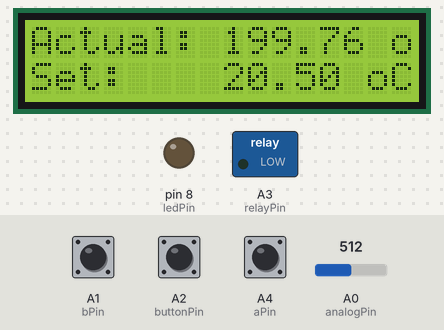
A sketch run on a simulated Arduino Uno, built with avr-gcc and run on an emulated ATmega328P. Shown: 16×2 character LCD, switched loads named in the sketch (green lamp = pin HIGH), output pins drawn as LEDs (lit = HIGH). The test bench sets the inputs (shaded band); at power-on: A2 (buttonPin) HIGH, A0 (analogPin) = 512, A4 (aPin) HIGH, A1 (bPin) HIGH. What the sketch prints to the serial monitor is not drawn.

Above: at 1.2 s.
1.3 s: A2 (buttonPin) pulled LOW for 3.2 s
At 5.5 s:
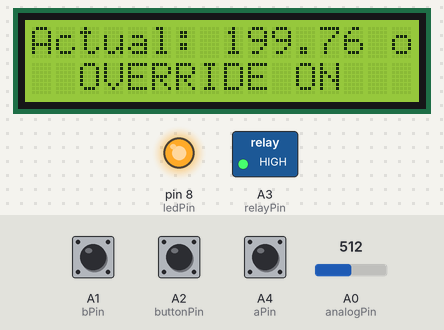
6.5 s: A0 (analogPin) set to 136
At 7.6 s:
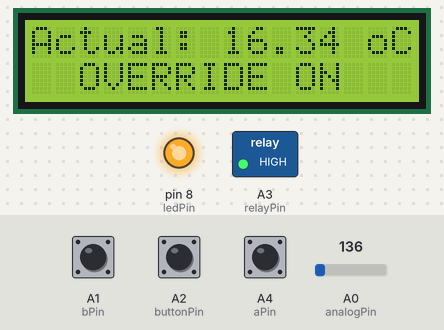
8.0 s: A0 (analogPin) set to 109
At 8.6 s:
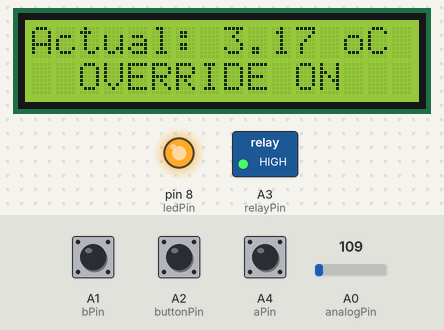
9.6 s: A2 (buttonPin) pulled LOW for 0.15 s
At 10.1 s:
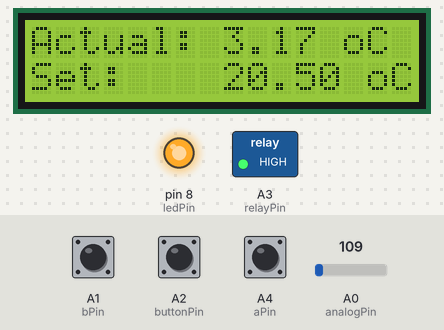
11.2 s: A4 (aPin) pulled LOW for 0.15 s
At 12.2 s:
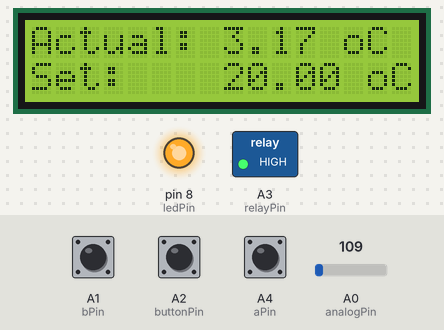
12.8 s: A4 (aPin) pulled LOW for 1 s
At 14.6 s:
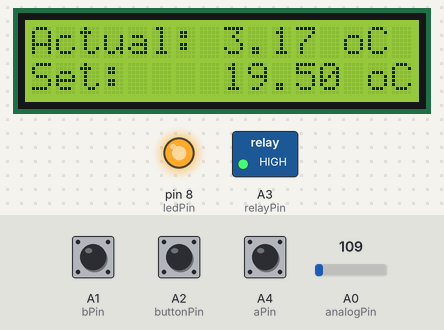
Timing chart, 0 to 16.1 s (numbered marks = the images above; inputs shaded):
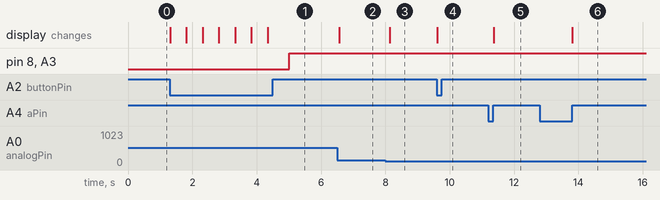

Measured:
- after the input at 1.3 s, pin 8 (ledPin), A3 (relayPin): LOW → HIGH after 3.7 s; the display: changes at once (image 1)
- after the input at 6.5 s, the display: changes after 0.07 s (image 2)
- after the input at 8.0 s, the display: changes after 0.13 s (image 3)
- after the input at 9.6 s, the display: changes at once (image 4)
- after the input at 11.2 s, the display: changes after 0.16 s (image 5)
- after the input at 12.8 s, the display: changes after 1.0 s (image 6)

The sketch:

LCD_temp_relay.ino
```cpp
// Project 22 - LCD Thermostat

#include <LiquidCrystal.h>

// LiquidCrystal(rs, rw, enable, d4, d5, d6, d7)
LiquidCrystal lcd(2, 3, 4, 9, 10, 11, 12);

int relayPin = A3;
int aPin = A4;
int bPin = A1;
int buttonPin = A2;
int analogPin = A0;
int ledPin = 8;

float setTemp = 20.0;
float measuredTemp;
char mode = 'C';        // can be changed to F
boolean override = false;
float hysteresis = 0.5;

float lastTEMP = setTemp;

void setup()
{
  lcd.begin(2, 16);
  pinMode(ledPin, OUTPUT);
  pinMode(relayPin, OUTPUT);
  pinMode(aPin, INPUT_PULLUP);
  pinMode(bPin, INPUT_PULLUP);
  pinMode(buttonPin, INPUT_PULLUP);
  lcd.clear();
  Serial.begin(9600);
}

void loop()
{
  static int count = 0;
  measuredTemp = readTemp();
  if (digitalRead(buttonPin) == LOW)
  {
    override = ! override;
    updateDisplay();
    delay(500); // debounce
  }
  int change = getEncoderTurn();
  Serial.println(change);
  setTemp = setTemp + change * 0.5;
  if ((count == 100) || (setTemp != lastTEMP))
  {
    lastTEMP = setTemp;
    updateDisplay();
    updateOutput();
    count = 0;
  }
  count ++;
}

int getEncoderTurn()
{
    // return -1, 0, or +1
    static int oldA = LOW;
    static int oldB = LOW;
    int result = 0;
    int newA = digitalRead(aPin);
    int newB = digitalRead(bPin);
    if (newA != oldA || newB != oldB)
    {
      // something has changed
      if (oldA == LOW && newA == HIGH)
      {
        result = -(oldB * 2 - 1);
      }
    }
    oldA = newA;
    oldB = newB;
    Serial.print(oldA);
    Serial.print(oldB);
    return result;

}

float readTemp()
{
  int a = analogRead(analogPin);
  float volts = a / 205.0;
  float temp = (volts - 0.5) * 100;
  return temp;
}

void updateOutput()
{
  if (override ||  measuredTemp < setTemp - hysteresis)
  {
    digitalWrite(relayPin, HIGH);
    digitalWrite(ledPin, HIGH);
  }
  else if (!override && measuredTemp > setTemp + hysteresis)
  {
    digitalWrite(relayPin, LOW);
    digitalWrite(ledPin, LOW);
  }
}

void updateDisplay()
{
  lcd.setCursor(0, 0);
  lcd.print("Actual: ");
  lcd.print(adjustUnits(measuredTemp));
  lcd.print(" o");
  lcd.print(mode);
  lcd.print(" ");

  lcd.setCursor(0, 1);
  if (override)
  {
    lcd.print("  OVERRIDE ON   ");
  }
  else
  {
    lcd.print("Set:    ");
    lcd.print(adjustUnits(setTemp));
    lcd.print(" o");
    lcd.print(mode);
    lcd.print(" ");
  }
}

float adjustUnits(float temp)
{
  if (mode == 'C')
  {
    return temp;
  }
  else
  {
    return (temp * 9) / 5 + 32;
  }
}
```
